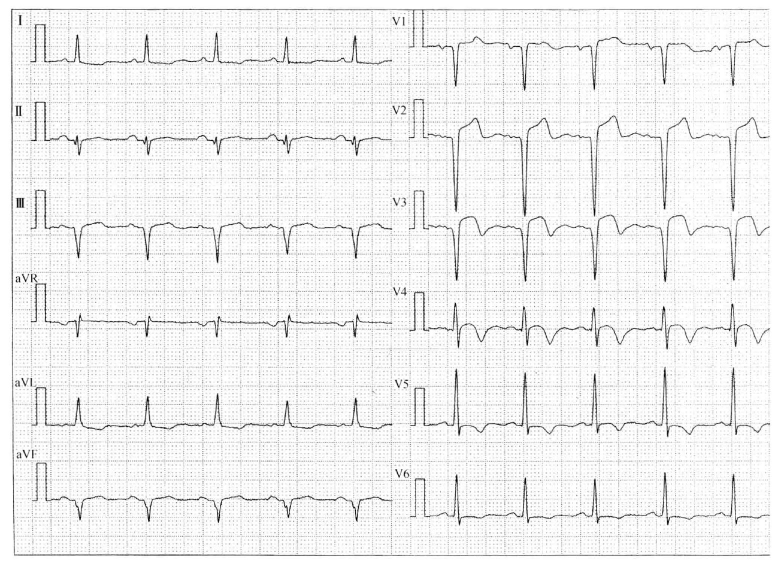
#> input picture Ali/images/test.jpg, 1566 x 1130 px (shown at 1/2 size)
$ python process.py
#> lines starting #> are read from the running program, lines starting #| are printed output that depends on the picture; after the words box and inside, x2 and y2 are one past the last pixel; in counts of white or black regions, pixels touching at a corner belong together
import sys
import scipy
import cv2 as cv
import numpy as np
from scipy import ndimage
from matplotlib import pyplot as plt


class ECGdigitizer:
    def __init__(self):
        self.digitizer = None

    # Helper function to help display an oversized image
    def display_image(self, image, name):
        if image.shape[0] > 1000:
            image = cv.resize(image, (0, 0), fx=0.85, fy=0.85)
        cv.imshow(name, image)
        cv.waitKey(0)
        cv.destroyAllWindows()

    # Helper function to sharpen the image
    def sharpen(self, img):
        kernel = np.array([[0, -1, 0],
                           [-1, 5.5, -1],
                           [0, -1, 0]], np.float32)
        img = cv.filter2D(img, -1, kernel)
        return img

    # Helper function to increase contrast of an image
    def increase_contrast(self, img):
        lab_img = cv.cvtColor(img, cv.COLOR_RGB2LAB)
        l, a, b = cv.split(lab_img)
        clahe = cv.createCLAHE(clipLimit=4, tileGridSize=(8, 8))
        cl = clahe.apply(l)
        img = cv.merge((cl, a, b))
        img = cv.cvtColor(img, cv.COLOR_LAB2RGB)
        return img

    # Helper function to crop the image and eliminate the borders
    def crop_image(self, image):
        mask = image > 0
        coords = np.argwhere(mask)
        x0, y0 = coords.min(axis=0)
        x1, y1 = coords.max(axis=0) + 1
        image = image[x0 + 3: x1 - 10, y0 + 8: y1]
        return image

    # Another helper function to crop and remove the borders
    def crop_image_v2(self, image, tolerance=0):
        mask = image > tolerance
        image = image[np.ix_(mask.any(1), mask.any(0))]
        return image

    # Helper function to distinguish different ECG signals on specific image
    def separate_components(self, image):
        ret, labels = cv.connectedComponents(image, connectivity=8)
        print(type(labels))

        # mapping component labels to hue value
        label_hue = np.uint8(199 * labels / np.max(labels))
        blank_ch = 255 * np.ones_like(label_hue)
        labeled_image = cv.merge([label_hue, blank_ch, blank_ch])
        labeled_image = cv.cvtColor(labeled_image, cv.COLOR_HSV2BGR)

        # set background label to white
        labeled_image[label_hue == 0] = 255
        return labeled_image

    # Helper function to display segmented ECG picture
    def display_segments(self, name, item, axis='off'):
        plt.figure(figsize=(12, 9))
        plt.imshow(item)
        plt.title(name)
        plt.axis(axis)
        plt.subplots_adjust(wspace=.05, left=.01, bottom=.01, right=.99, top=.9)
        plt.show()


def main():
    digitizer = ECGdigitizer()
    image_name = 'images/test.jpg'  # select image
    image = cv.imread(image_name, flags=cv.IMREAD_GRAYSCALE)  # read the image as GS
#> image is the input picture: shape (1130, 1566); min 0, max 255, mean 240.3

    # sanity check
    if image is None:
        print('Cannot open image: ' + image_name)
        sys.exit(0)
    #digitizer.display_image(image, 'Original Image')

    # blur the image slightly to get rid of some noise
    blurred_image = cv.GaussianBlur(image, (3, 3), 0)
    blurred_image = cv.medianBlur(blurred_image, 3)

    # use adaptive thresholding to transform the image into a binary one
    binary_image = cv.adaptiveThreshold(blurred_image, 255, cv.ADAPTIVE_THRESH_MEAN_C, cv.THRESH_BINARY, 101, 50)
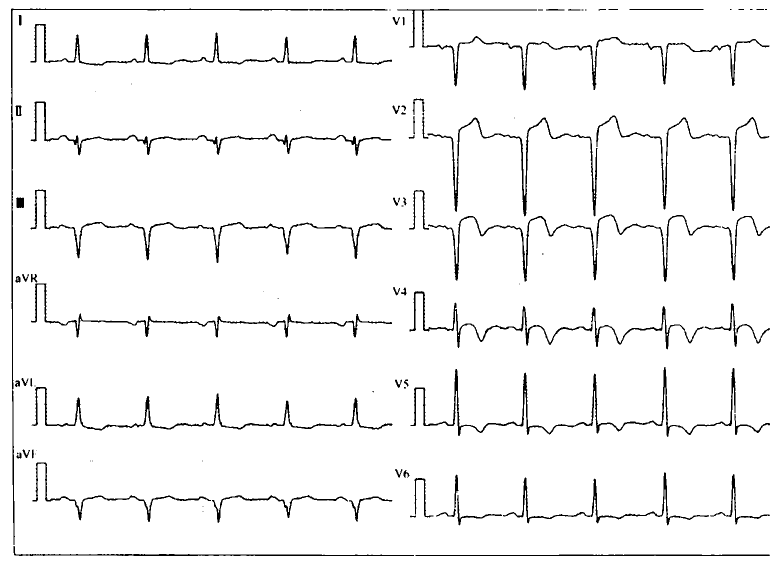
#> binary_image: shape (1130, 1566) (shown at 1/2 size); 96% white; 102 black regions (29 under 20 px), largest, box (x1, y1, x2, y2) and area: (821, 734, 1471, 874) 5981, (61, 379, 784, 526) 4429, (63, 774, 785, 861) 4389
    binary_image_inverted = cv.bitwise_not(binary_image)
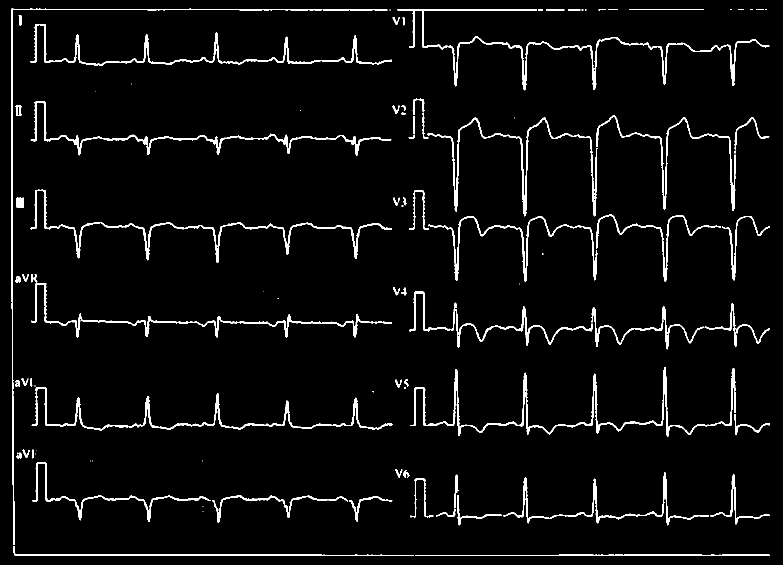
#> binary_image_inverted: shape (1130, 1566) (shown at 1/2 size); 4% white; 102 white regions (29 under 20 px), largest, box (x1, y1, x2, y2) and area: (821, 734, 1471, 874) 5981, (61, 379, 784, 526) 4429, (63, 774, 785, 861) 4389
    #digitizer.display_image(binary_image_inverted, 'Binary Image')

    # crop out the borders of the image
    cropped_image = digitizer.crop_image(binary_image_inverted)
#> in crop_image, `coords = np.argwhere(mask)`: coords = 71507 pairs, first value 17 to 1111, second value 22 to 1539
#> in crop_image, `x0, y0 = coords.min(axis=0)`: x0 = 17; y0 = 22
#> in crop_image, `x1, y1 = coords.max(axis=0) + 1`: x1 = 1112; y1 = 1540
#> in crop_image, `image = image[x0 + 3: x1 - 10, y0 + 8: y1]`:
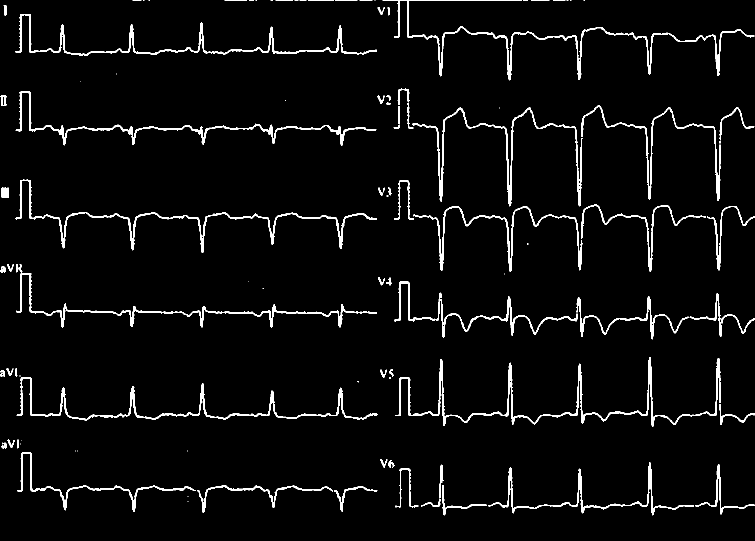
#> image: shape (1082, 1510) (shown at 1/2 size); 3.8% white; 102 white regions (36 under 20 px), largest, box (x1, y1, x2, y2) and area: (791, 714, 1441, 854) 5981, (31, 359, 754, 506) 4429, (33, 754, 755, 841) 4389
    #digitizer.display_image(cropped_image, 'Cropped Image')

    # use dilation and erosion to fill the gaps and connect broken lines
    kernel = np.ones((5, 5), np.uint8)
    dilated_image = cv.dilate(cropped_image, kernel, iterations=1)
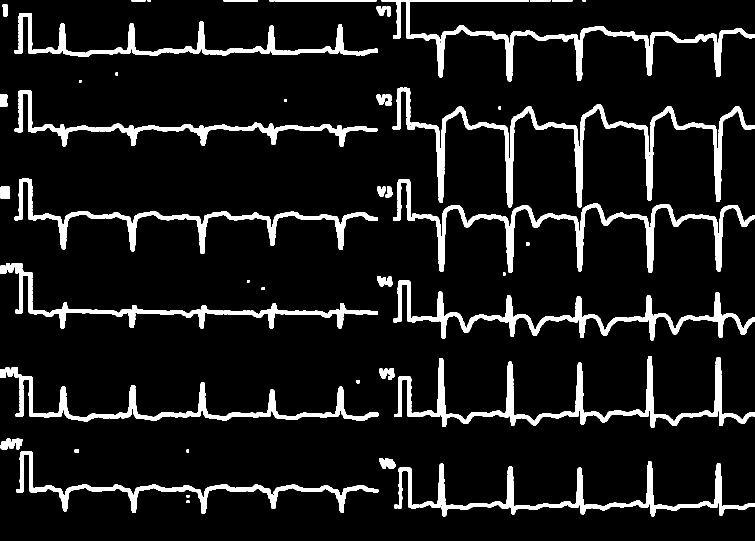
#> dilated_image: shape (1082, 1510) (shown at 1/2 size); 9.4% white; 47 white regions, largest, box (x1, y1, x2, y2) and area: (785, 175, 1510, 415) 18388, (786, 358, 1510, 546) 15100, (789, 712, 1510, 856) 14832
    eroded_image = cv.erode(dilated_image, kernel, iterations=1)
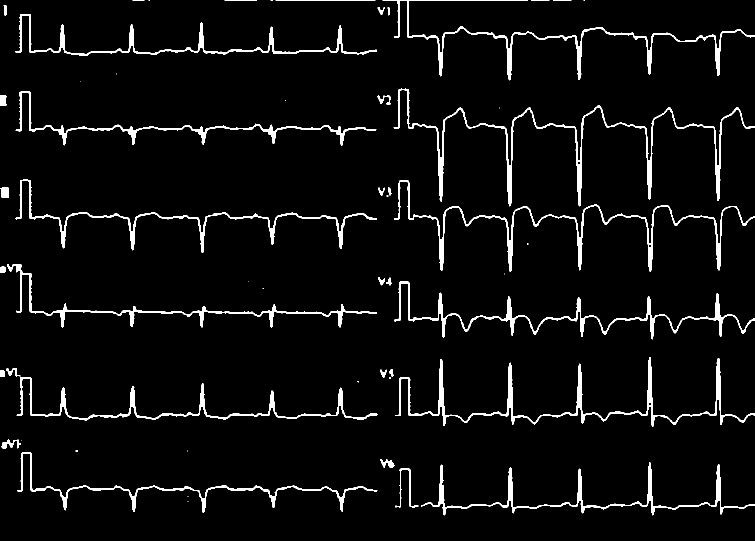
#> eroded_image: shape (1082, 1510) (shown at 1/2 size); 4.3% white; 54 white regions (19 under 20 px), largest, box (x1, y1, x2, y2) and area: (787, 177, 1510, 413) 8362, (791, 714, 1510, 854) 7326, (788, 360, 1510, 544) 6636
    #digitizer.display_image(eroded_image, 'Processed Image')

    # display the segmented image
    # labeled_image = digitizer.separate_components(eroded_image)
    # digitizer.display_image(labeled_image, 'Labeled Image')

    structure = np.array([[1, 1, 1],
                          [1, 1, 1],
                          [1, 1, 1]], np.uint8)
    labels, nb = ndimage.label(eroded_image, structure=structure)
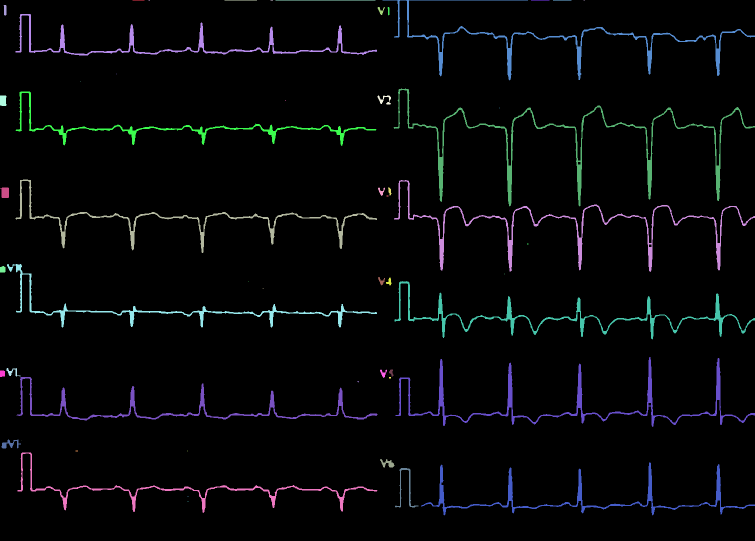
#> labels: shape (1082, 1510) int32 (shown at 1/2 size); 55 distinct labels, from 0 to 54; one colour per label, 0 black
#> nb = 54
    digitizer.display_segments('Labeled Image', labels)

    print('There are ' + str(np.amax(labels) + 1) + ' labeled components.')
#| There are 55 labeled components.

    #fig = plt.figure(figsize=(12, 8))
    #plt.title('Separated Curves')
    columns = 4
    rows = 3
    curve_count = 0
    curve_label = ['I', 'V1', 'II', 'V2', 'III', 'V3', 'aVR', 'V4', 'aVL', 'V5', 'aVF', 'V6']
    for i in range(1, np.amax(labels) + 1):

        sl = ndimage.find_objects(labels == i)
        img = eroded_image[sl[0]]
        if img.shape[0] < 80:
            continue
        curve_count += 1
        print(type(sl))
        print(sl)
        # [5 lines of commented-out code are left out]
        cv.imwrite('{}.jpg'.format(curve_label[curve_count - 1]), img)
        if curve_count == 12:
            break
#> this loop made 51 passes
#> img on passes 2, 4, 9, 14, 15, 20, 21, 27, 28, 31, 34, 36: [[255, 255, 255]], [[255, 255, 255, 255, 255]], [[255, 255, 255]], [255, 255], [255], [255, 255], [255, 255], [[255, 255, 255, 255], [255, 255, 255, 255]], [[255, 255, 255], [255, 255, 255]], [255, 255], [255], [[0, 255], [255, 255]]
#> (printed output is left out)
#> after the loop, curve_count = 12
    plt.show()


if __name__ == '__main__':
    main()
